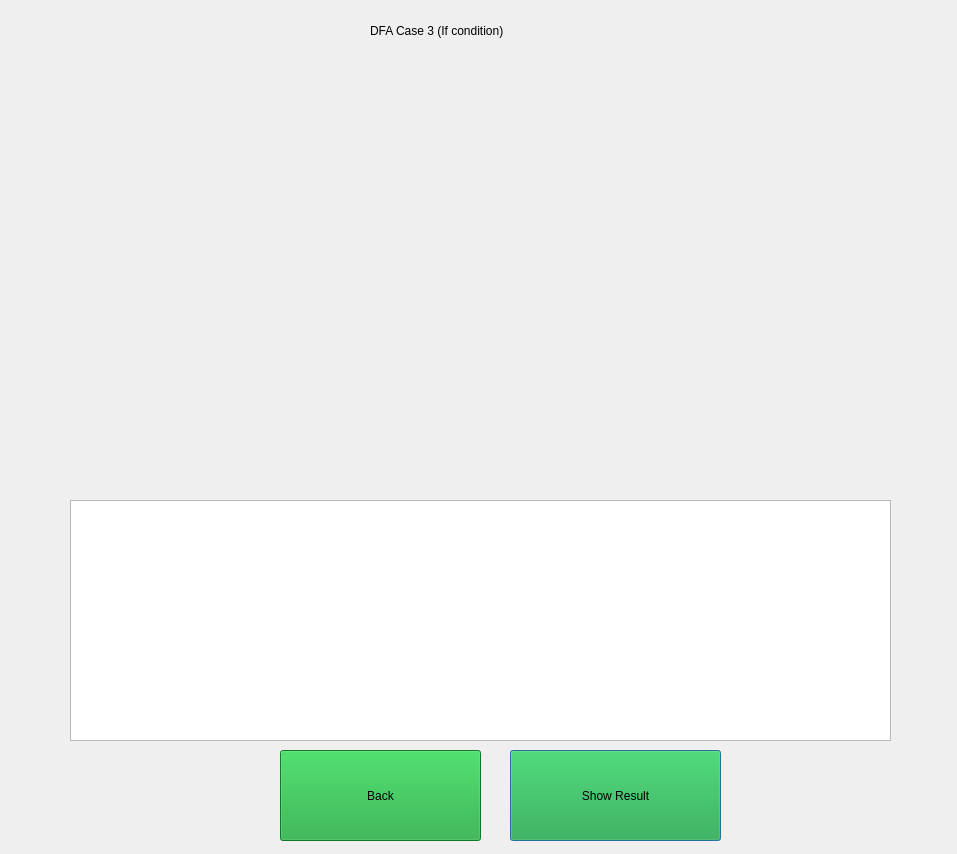
<?xml version="1.0" encoding="UTF-8"?>
<ui version="4.0">
 <class>Dialog</class>
 <widget class="QDialog" name="Dialog">
  <property name="geometry">
   <rect>
    <x>0</x>
    <y>0</y>
    <width>957</width>
    <height>854</height>
   </rect>
  </property>
  <property name="windowTitle">
   <string>Dialog</string>
  </property>
  <widget class="QLabel" name="label">
   <property name="geometry">
    <rect>
     <x>370</x>
     <y>0</y>
     <width>241</width>
     <height>61</height>
    </rect>
   </property>
   <property name="styleSheet">
    <string notr="true">font: 75 28pt &quot;Roboto&quot;;
font-colour: rgb(255, 174, 33);
</string>
   </property>
   <property name="text">
    <string>DFA Case 3 (If condition)</string>
   </property>
  </widget>
  <widget class="QTextBrowser" name="result">
   <property name="geometry">
    <rect>
     <x>70</x>
     <y>500</y>
     <width>821</width>
     <height>241</height>
    </rect>
   </property>
   <property name="styleSheet">
    <string notr="true">font: 14pt &quot;MS Shell Dlg 2&quot;;</string>
   </property>
   <property name="html">
    <string>&lt;!DOCTYPE HTML PUBLIC &quot;-//W3C//DTD HTML 4.0//EN&quot; &quot;http://www.w3.org/TR/REC-html40/strict.dtd&quot;&gt;
&lt;html&gt;&lt;head&gt;&lt;meta name=&quot;qrichtext&quot; content=&quot;1&quot; /&gt;&lt;style type=&quot;text/css&quot;&gt;
p, li { white-space: pre-wrap; }
&lt;/style&gt;&lt;/head&gt;&lt;body style=&quot; font-family:'MS Shell Dlg 2'; font-size:14pt; font-weight:400; font-style:normal;&quot;&gt;
&lt;p style=&quot;-qt-paragraph-type:empty; margin-top:0px; margin-bottom:0px; margin-left:0px; margin-right:0px; -qt-block-indent:0; text-indent:0px; font-size:7.8pt;&quot;&gt;&lt;br /&gt;&lt;/p&gt;&lt;/body&gt;&lt;/html&gt;</string>
   </property>
  </widget>
  <widget class="QPushButton" name="show">
   <property name="geometry">
    <rect>
     <x>510</x>
     <y>750</y>
     <width>211</width>
     <height>91</height>
    </rect>
   </property>
   <property name="styleSheet">
    <string notr="true">font: 75 16pt &quot;MS Shell Dlg 2&quot;;
background-color: rgb(25, 166, 57);</string>
   </property>
   <property name="text">
    <string>Show Result</string>
   </property>
  </widget>
  <widget class="QPushButton" name="back">
   <property name="geometry">
    <rect>
     <x>280</x>
     <y>750</y>
     <width>201</width>
     <height>91</height>
    </rect>
   </property>
   <property name="styleSheet">
    <string notr="true">font: 75 16pt &quot;MS Shell Dlg 2&quot;;
background-color: rgb(25, 166, 57);</string>
   </property>
   <property name="text">
    <string>Back</string>
   </property>
  </widget>
  <widget class="QLabel" name="label_3">
   <property name="geometry">
    <rect>
     <x>50</x>
     <y>90</y>
     <width>871</width>
     <height>391</height>
    </rect>
   </property>
   <property name="text">
    <string/>
   </property>
   <property name="pixmap">
    <pixmap>Capture.jpg</pixmap>
   </property>
   <property name="scaledContents">
    <bool>true</bool>
   </property>
  </widget>
 </widget>
 <resources>
  <include location="test22.qrc"/>
 </resources>
 <connections/>
</ui>
